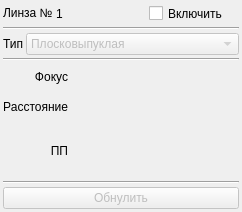
<?xml version="1.0" encoding="UTF-8"?>
<ui version="4.0">
 <class>LenseSetupWindow</class>
 <widget class="QWidget" name="LenseSetupWindow">
  <property name="geometry">
   <rect>
    <x>0</x>
    <y>0</y>
    <width>242</width>
    <height>212</height>
   </rect>
  </property>
  <property name="sizePolicy">
   <sizepolicy hsizetype="Expanding" vsizetype="Expanding">
    <horstretch>0</horstretch>
    <verstretch>0</verstretch>
   </sizepolicy>
  </property>
  <property name="minimumSize">
   <size>
    <width>0</width>
    <height>0</height>
   </size>
  </property>
  <property name="windowTitle">
   <string>Form</string>
  </property>
  <layout class="QVBoxLayout" name="verticalLayout">
   <property name="spacing">
    <number>3</number>
   </property>
   <property name="leftMargin">
    <number>3</number>
   </property>
   <property name="topMargin">
    <number>3</number>
   </property>
   <property name="rightMargin">
    <number>3</number>
   </property>
   <property name="bottomMargin">
    <number>3</number>
   </property>
   <item>
    <layout class="QHBoxLayout" name="horizontalLayout_8">
     <property name="spacing">
      <number>3</number>
     </property>
     <property name="bottomMargin">
      <number>0</number>
     </property>
     <item>
      <widget class="QLabel" name="label">
       <property name="sizePolicy">
        <sizepolicy hsizetype="Fixed" vsizetype="Fixed">
         <horstretch>0</horstretch>
         <verstretch>0</verstretch>
        </sizepolicy>
       </property>
       <property name="minimumSize">
        <size>
         <width>0</width>
         <height>0</height>
        </size>
       </property>
       <property name="font">
        <font>
         <pointsize>9</pointsize>
        </font>
       </property>
       <property name="text">
        <string>Линза №</string>
       </property>
      </widget>
     </item>
     <item>
      <widget class="QLabel" name="lenseNumber">
       <property name="text">
        <string>1</string>
       </property>
      </widget>
     </item>
     <item>
      <widget class="QCheckBox" name="checkBox">
       <property name="sizePolicy">
        <sizepolicy hsizetype="Preferred" vsizetype="Fixed">
         <horstretch>0</horstretch>
         <verstretch>0</verstretch>
        </sizepolicy>
       </property>
       <property name="minimumSize">
        <size>
         <width>87</width>
         <height>21</height>
        </size>
       </property>
       <property name="font">
        <font>
         <pointsize>9</pointsize>
        </font>
       </property>
       <property name="text">
        <string>Включить</string>
       </property>
      </widget>
     </item>
    </layout>
   </item>
   <item>
    <widget class="Line" name="line">
     <property name="orientation">
      <enum>Qt::Horizontal</enum>
     </property>
    </widget>
   </item>
   <item>
    <layout class="QHBoxLayout" name="horizontalLayout_4">
     <item>
      <widget class="QLabel" name="label_6">
       <property name="sizePolicy">
        <sizepolicy hsizetype="Fixed" vsizetype="Fixed">
         <horstretch>0</horstretch>
         <verstretch>0</verstretch>
        </sizepolicy>
       </property>
       <property name="font">
        <font>
         <pointsize>9</pointsize>
        </font>
       </property>
       <property name="text">
        <string>Тип</string>
       </property>
      </widget>
     </item>
     <item>
      <widget class="QComboBox" name="typeChooser">
       <property name="enabled">
        <bool>false</bool>
       </property>
       <property name="font">
        <font>
         <pointsize>9</pointsize>
        </font>
       </property>
       <item>
        <property name="text">
         <string>Плосковыпуклая</string>
        </property>
       </item>
       <item>
        <property name="text">
         <string>Двояковыпуклая</string>
        </property>
       </item>
       <item>
        <property name="text">
         <string>Собирающий мениск</string>
        </property>
       </item>
       <item>
        <property name="text">
         <string>Плосковогнутая</string>
        </property>
       </item>
       <item>
        <property name="text">
         <string>Двояковогнутая</string>
        </property>
       </item>
       <item>
        <property name="text">
         <string>Рассеивающий мениск</string>
        </property>
       </item>
      </widget>
     </item>
    </layout>
   </item>
   <item>
    <widget class="Line" name="line_2">
     <property name="orientation">
      <enum>Qt::Horizontal</enum>
     </property>
    </widget>
   </item>
   <item>
    <layout class="QHBoxLayout" name="horizontalLayout">
     <property name="spacing">
      <number>2</number>
     </property>
     <item>
      <widget class="QLabel" name="label_5">
       <property name="enabled">
        <bool>true</bool>
       </property>
       <property name="sizePolicy">
        <sizepolicy hsizetype="Fixed" vsizetype="Fixed">
         <horstretch>0</horstretch>
         <verstretch>0</verstretch>
        </sizepolicy>
       </property>
       <property name="minimumSize">
        <size>
         <width>65</width>
         <height>0</height>
        </size>
       </property>
       <property name="font">
        <font>
         <pointsize>9</pointsize>
        </font>
       </property>
       <property name="text">
        <string>Фокус</string>
       </property>
       <property name="alignment">
        <set>Qt::AlignRight|Qt::AlignTrailing|Qt::AlignVCenter</set>
       </property>
      </widget>
     </item>
     <item>
      <widget class="QLabel" name="label_2">
       <property name="sizePolicy">
        <sizepolicy hsizetype="Fixed" vsizetype="Preferred">
         <horstretch>0</horstretch>
         <verstretch>0</verstretch>
        </sizepolicy>
       </property>
       <property name="text">
        <string/>
       </property>
      </widget>
     </item>
     <item>
      <widget class="SettingItem" name="focus" native="true">
       <property name="sizePolicy">
        <sizepolicy hsizetype="Expanding" vsizetype="Fixed">
         <horstretch>0</horstretch>
         <verstretch>0</verstretch>
        </sizepolicy>
       </property>
       <property name="minimumSize">
        <size>
         <width>0</width>
         <height>27</height>
        </size>
       </property>
      </widget>
     </item>
    </layout>
   </item>
   <item>
    <layout class="QHBoxLayout" name="horizontalLayout_3">
     <property name="spacing">
      <number>3</number>
     </property>
     <item>
      <widget class="QLabel" name="label_4">
       <property name="sizePolicy">
        <sizepolicy hsizetype="Fixed" vsizetype="Fixed">
         <horstretch>0</horstretch>
         <verstretch>0</verstretch>
        </sizepolicy>
       </property>
       <property name="minimumSize">
        <size>
         <width>65</width>
         <height>0</height>
        </size>
       </property>
       <property name="font">
        <font>
         <pointsize>9</pointsize>
        </font>
       </property>
       <property name="text">
        <string>Расстояние</string>
       </property>
       <property name="alignment">
        <set>Qt::AlignRight|Qt::AlignTrailing|Qt::AlignVCenter</set>
       </property>
      </widget>
     </item>
     <item>
      <widget class="SettingItem" name="distance" native="true">
       <property name="sizePolicy">
        <sizepolicy hsizetype="Expanding" vsizetype="Fixed">
         <horstretch>0</horstretch>
         <verstretch>0</verstretch>
        </sizepolicy>
       </property>
       <property name="minimumSize">
        <size>
         <width>0</width>
         <height>27</height>
        </size>
       </property>
      </widget>
     </item>
    </layout>
   </item>
   <item>
    <layout class="QHBoxLayout" name="horizontalLayout_2">
     <item>
      <widget class="QLabel" name="label_3">
       <property name="sizePolicy">
        <sizepolicy hsizetype="Fixed" vsizetype="Fixed">
         <horstretch>0</horstretch>
         <verstretch>0</verstretch>
        </sizepolicy>
       </property>
       <property name="minimumSize">
        <size>
         <width>65</width>
         <height>0</height>
        </size>
       </property>
       <property name="toolTip">
        <string>Показатель преломления</string>
       </property>
       <property name="text">
        <string>ПП</string>
       </property>
       <property name="alignment">
        <set>Qt::AlignRight|Qt::AlignTrailing|Qt::AlignVCenter</set>
       </property>
      </widget>
     </item>
     <item>
      <widget class="SettingItem" name="refractiveIndex" native="true">
       <zorder>label_3</zorder>
      </widget>
     </item>
    </layout>
   </item>
   <item>
    <widget class="Line" name="line_3">
     <property name="orientation">
      <enum>Qt::Horizontal</enum>
     </property>
    </widget>
   </item>
   <item>
    <widget class="QPushButton" name="clearButton">
     <property name="enabled">
      <bool>false</bool>
     </property>
     <property name="font">
      <font>
       <pointsize>9</pointsize>
      </font>
     </property>
     <property name="text">
      <string>Обнулить</string>
     </property>
    </widget>
   </item>
  </layout>
 </widget>
 <customwidgets>
  <customwidget>
   <class>SettingItem</class>
   <extends>QWidget</extends>
   <header>settingitem.h</header>
   <container>1</container>
  </customwidget>
 </customwidgets>
 <resources/>
 <connections/>
</ui>
